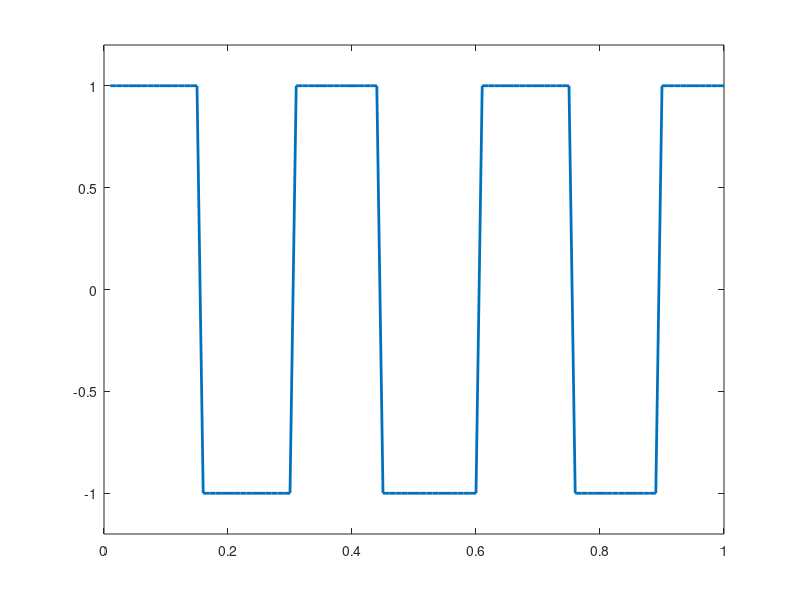

The MATLAB script that drew this image:
%%%%%%%%%%%%%%%%%%%%%%%%%%%%%%%%%%%%%%%%%%%%%%%%%%%%%%%%%%%%%%%%%%%%%%%%%%%
%                    TUGAS KOMPUTER APLIASI TE-VII           
%                      Nama    : Anita Fitrizia                                     
%                      NIM     : 13112008
%                      Jurusan : Teknik Elektro UNIKOM
%%%%%%%%%%%%%%%%%%%%%%%%%%%%%%%%%%%%%%%%%%%%%%%%%%%%%%%%%%%%%%%%%%%%%%%%%%%
clear all
clc
%%%%%%%%%%%%%%%%%%%%%%%%%%%%%%%%%%%%%%%%%%%%%%%%%%%%%%%%%%%%%%%%%%%%%%%%%%%
Fs=100;                
t=(1:100)/Fs;            
s1=square(2*(2*pi/3)*5*t);                                                                                                      
plot(t,s1,'linewidth',2)
axis([0 1 -1.2 1.2])
